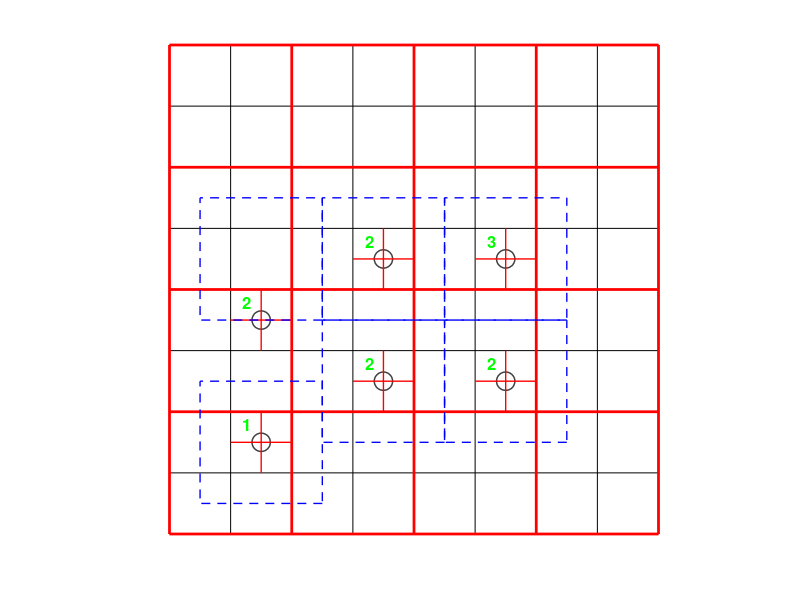

Recreate this plot in MATLAB.
%This code is under processing.

% MATLAB Code to Recreate the Grid Diagram

% Clear previous data
clear; clf;

% Create the figure
figure;
hold on;
axis equal;
axis off;

% Grid size
grid_size = 10;
rows = 8;
cols = 8;

% Plot black main grid
for i = 0:cols
    plot([i i], [0 rows], 'k'); % Vertical lines
end
for j = 0:rows
    plot([0 cols], [j j], 'k'); % Horizontal lines
end

% Add thicker red lines (every 2nd line)
for i = 0:2:cols
    plot([i i], [0 rows], 'r', 'LineWidth', 2); % Vertical red lines
end
for j = 0:2:rows
    plot([0 cols], [j j], 'r', 'LineWidth', 2); % Horizontal red lines
end

% Plot circles inside selected grids
circle_positions = [1.5 1.5; 3.5 2.5; 5.5 2.5; 1.5 3.5; 3.5 4.5; 5.5 4.5];
for k = 1:size(circle_positions, 1)
    viscircles(circle_positions(k, :), 0.15, 'Color', 'k', 'LineWidth', 1);
end

% Add red lines in selected grids (internal lines)
for k = 1:size(circle_positions, 1)
    x = circle_positions(k, 1);
    y = circle_positions(k, 2);
    plot([x-0.5 x+0.5], [y y], 'r', 'LineWidth', 1); % Horizontal
    plot([x x], [y-0.5 y+0.5], 'r', 'LineWidth', 1); % Vertical
end

% Draw blue dashed rectangles around specific groups
rectangle('Position', [0.5 0.5 2 2], 'EdgeColor', 'b', 'LineStyle', '--', 'LineWidth', 1);
rectangle('Position', [2.5 1.5 2 2], 'EdgeColor', 'b', 'LineStyle', '--', 'LineWidth', 1);
rectangle('Position', [4.5 1.5 2 2], 'EdgeColor', 'b', 'LineStyle', '--', 'LineWidth', 1);
rectangle('Position', [0.5 3.5 2 2], 'EdgeColor', 'b', 'LineStyle', '--', 'LineWidth', 1);
rectangle('Position', [2.5 3.5 2 2], 'EdgeColor', 'b', 'LineStyle', '--', 'LineWidth', 1);
rectangle('Position', [4.5 3.5 2 2], 'EdgeColor', 'b', 'LineStyle', '--', 'LineWidth', 1);

% Add text labels in green
text_positions = [1.2 1.8; 3.2 2.8; 5.2 2.8; 1.2 3.8; 3.2 4.8; 5.2 4.8];
labels = {'1', '2', '2', '2', '2', '3'};
for i = 1:length(labels)
    text(text_positions(i, 1), text_positions(i, 2), labels{i}, 'Color', 'g', 'FontSize', 12, 'FontWeight', 'bold');
end

hold off;


% Explanation:
% Grid Creation: A grid is created using plot for both vertical and horizontal lines.
% Red Lines: Every second grid line is made thicker and colored red.
% Circles: viscircles adds circles at specified positions.
% Red Crosses: Red lines inside grids are drawn to resemble the pattern in the original image.
% Dashed Blue Rectangles: rectangle adds blue dashed boxes around selected regions.
% Text Labels: Green text labels are added at specified positions.